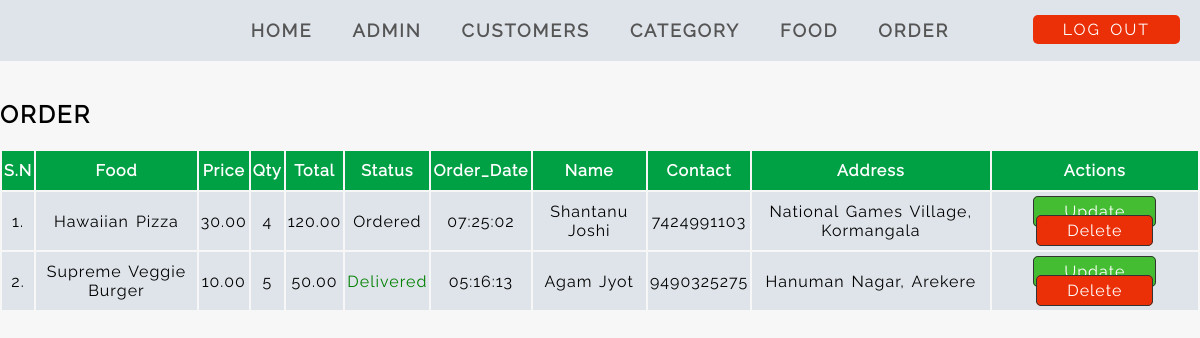
Page /adminPanel/manage-order.php (signed in) on the committed database.
### tables this page shows
CREATE TABLE `order` (
  id int NOT NULL PRIMARY KEY,
  food varchar(50) NOT NULL,
  price decimal(10,2) NOT NULL,
  qty int NOT NULL,
  total decimal(10,2) NOT NULL DEFAULT 0,
  order_time varchar(10) NOT NULL,
  status varchar(15) NOT NULL,
  customer_name varchar(50) NOT NULL,
  customer_contact varchar(10) NOT NULL,
  customer_email varchar(30) NOT NULL,
  customer_address varchar(55) NOT NULL,
  image_name varchar(30) NOT NULL,
  FOREIGN KEY(food) REFERENCES food(title));

### adminPanel/manage-order.php (the view, shortened to what this page needs)
<?php include 'nav.php' ?>
<div class="main-content">
    <div class="wrapper order">
        <div class="admin-header">
            <h2> <strong class="title-letter-space text-uppercase">Order</strong></h2>
        </div>
        <table class="full-width text-center normal-word-space">
            <thead>
                <tr>
                    <th>S.N</th>
                    <th>Food</th>
                    <th>Price</th>
                    <th>Qty</th>
                    <th>Total</th>
                    <th>Status</th>
                    <th>Order_Date</th>
                    <th>Name</th>
                    <th>Contact</th>
                    <th>Address</th>
                    <th>Actions</th>
                </tr>
            </thead>
            <tbody>
                <?php
                $sql = "select * from `order` order by id desc";
                $res = mysqli_query($conn, $sql);
                if ($res) {
                    $count = mysqli_num_rows($res);
                    $sn = 1;
                    if ($count > 0) {
                        while ($row = mysqli_fetch_assoc($res)) {
                            $id = $row['id'];
                            $food = $row['food'];
                            $price = $row['price'];
                            $Qty = $row['qty'];
                            $total = $row['total'];
                            $order_time = $row['order_time'];
                            $status = $row['status'];
                            $customer_name = $row['customer_name'];
                            $customer_contact = $row['customer_contact'];
                            $customer_address = $row['customer_address'];
                ?>
                            <tr>
                                <td><?php echo $sn++; ?>. </td>
                                <td><?php echo $food; ?></td>
                                <td><?php echo $price; ?></td>
                                <td><?php echo $Qty; ?></td>
                                <td><?php echo $total; ?></td>
                                <td>
                                    <?php
                                    if ($status == "Ordered") {
                                        echo "<label>$status</label>";
                                    } elseif ($status == "On Delivery") {
                                        echo "<label style='color: orange;'>$status</label>";
                                    } elseif ($status == "Delivered") {
                                        echo "<label style='color: green;'>$status</label>";
                                    } elseif ($status == "Cancelled") {
                                        echo "<label style='color: red;'>$status</label>";
                                    }
                                    ?>
                                </td>
                                <td><?php echo $order_time; ?></td>
                                <td><?php echo $customer_name; ?></td>
                                <td><?php echo $customer_contact; ?></td>
                                <td><?php echo $customer_address; ?></td>
                                <td>
                                    <a href="<?php echo INDEXPAGE ?>adminPanel/update-orders.php?id=<?php echo $id; ?>" class="link-btn btn-primary-color">Update</a>
                                    <a href="<?php echo INDEXPAGE ?>adminPanel/delete-order.php?id=<?php echo $id; ?>" class="link-btn btn-danger-color">Delete</a>
                                </td>
                            </tr>
                <?php
                        }
                    }
                }
                ?>
            </tbody>
        </table>
    </div>
</div>

### css/style.css (style rules this page uses)
* { margin : 0; padding : 0; box-sizing: border-box; }
:root { --primary-color : #00A145; --secondary-color : #dfe4ea; --btn-primary-color: #44bd32; --btn-danger-color : #eb2f06; --btn-add-color : #4a69bd; }
body { font-family : 'raleway-regular'; background-color: #f7f7f7; font-size : 16px; }
.text-center { text-align: center; }
.text-uppercase { text-transform: uppercase; }
.title-letter-space { letter-spacing: 2px; word-spacing : 3px; }
.normal-word-space { letter-spacing: 1px; word-spacing : 2px; }
.full-width { width: 100%; }
.wrapper { width : 80%; margin: 0 auto; }
.order { width: 100%; }
.main-content { margin: 30px 0; }
table { margin-top: 20px; margin-bottom: 100px; }
table th { padding: 1%; }
table td { padding: 1%; }
table tbody { background-color: var(--secondary-color); }
table thead tr { background-color: var(--primary-color); color : white; }
table tr a { text-decoration: none; color : black; padding : 5px 15px; border : 1px solid #333; }
.admin-header { margin-top: 100px; display : flex; justify-content: space-between; }
.link-btn { text-decoration: none; color : white; padding : 5px 30px; border-radius : 5px; transition : 0.3s; }
.btn-primary-color { background-color: var(--btn-primary-color); }
.btn-danger-color { background-color: var(--btn-danger-color); }

### adminPanel/manage-order.php (style rules this page uses)
table th { padding: 10px 2px; }
table td { padding: 10px 2px; }
table tbody { background-color: var(--secondary-color); }
table thead tr { background-color: var(--primary-color); color: white; }
table tr a { text-decoration: none; color: black; padding: 5px 15px; border: 1px solid #333; }

### rows in the picture
order: food "Hawaiian Pizza", price "30.00", qty "4", total "120.00", status "Ordered", order_time "07:25:02", customer_name "Shantanu Joshi", customer_contact "7424991103", customer_address "National Games Village, Kormangala"
order: food "Supreme Veggie Burger", price "10.00", qty "5", total "50.00", status "Delivered", order_time "05:16:13", customer_name "Agam Jyot", customer_contact "9490325275", customer_address "Hanuman Nagar, Arekere"
